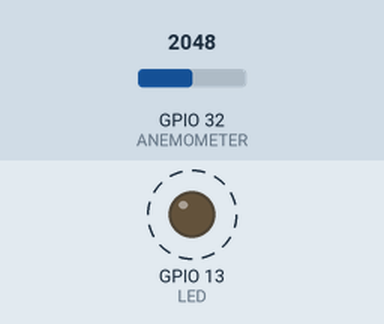
This sketch was run on a simulated ESP32. On the bench: output pins drawn as LEDs (lit = HIGH). Dashed ring = blinking. Inputs (shaded band) come from the test bench; at power-on: GPIO 32 (ANEMOMETER) = 2048. No radio packets arrive unless stated; pins used as bus, display or sensor lines are not drawn; what the sketch prints to the serial monitor is not drawn.

Above: at 0.6 s.
Timing chart, 0 to 3.1 s (numbered marks = the images above):
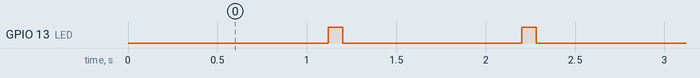

Measured:
- by itself, GPIO 13 (LED): alternates HIGH for 0.08 s and LOW for 1.0 s

The sketch:

Tx2.ino
```cpp
// Feather9x_TX
// -*- mode: C++ -*-

#include <SPI.h>
#include <RH_RF95.h>

/* Define anemometer pin8 */
#define ANEMOMETER A4

/* ESP32 feather w/wing */
#define RFM95_RST     27   // "A"
#define RFM95_CS      33   // "B"
#define RFM95_INT     12   //  next to A

// Change to 434.0 or other frequency, must match RX's freq!
#define RF95_FREQ 915.0

// Singleton instance of the radio driver
RH_RF95 rf95(RFM95_CS, RFM95_INT);

// Blinky on Transmit
#define LED 13

void setup()
{
  pinMode(LED, OUTPUT);
  pinMode(RFM95_RST, OUTPUT);
  digitalWrite(RFM95_RST, HIGH);

  Serial.begin(115200);

  delay(100);

  Serial.println("*********** WEATHER IS HAPPENING TX ***********");

  // manual reset
  digitalWrite(RFM95_RST, LOW);
  delay(10);
  digitalWrite(RFM95_RST, HIGH);
  delay(10);

  while (!rf95.init()) {
    Serial.println("LoRa radio init failed");
    while (1);
  }
  Serial.println("LoRa radio init OK!");

  // Defaults after init are 434.0MHz, modulation GFSK_Rb250Fd250, +13dbM
  if (!rf95.setFrequency(RF95_FREQ)) {
    Serial.println("setFrequency failed");
    while (1);
  }
  Serial.print("Set Freq to: "); Serial.println(RF95_FREQ);

  // Defaults after init are 434.0MHz, 13dBm, Bw = 125 kHz, Cr = 4/5, Sf = 128chips/symbol, CRC on

  // The default transmitter power is 13dBm, using PA_BOOST.
  // If you are using RFM95/96/97/98 modules which uses the PA_BOOST transmitter pin, then
  // you can set transmitter powers from 5 to 23 dBm:
  rf95.setTxPower(23, false);
}

void loop()
{
  delay(1000); // Wait 1 second between transmits, could also 'sleep' here!
  digitalWrite(LED, HIGH);
  Serial.println("Transmitting..."); // Send a message to rf95_server

  int windspeed = analogRead(ANEMOMETER); // get windspeed

  char radiopacket[10];
  itoa(windspeed, radiopacket, 10);
  radiopacket[9] = 0;

  Serial.print("Sending "); Serial.println(windspeed);

  Serial.println("Sending...");
  delay(10);
  rf95.send((uint8_t *)radiopacket, 10);

  Serial.println("Waiting for packet to complete...");
  delay(10);
  rf95.waitPacketSent();
  Serial.println("sent");
  digitalWrite(LED, LOW);
}
```
